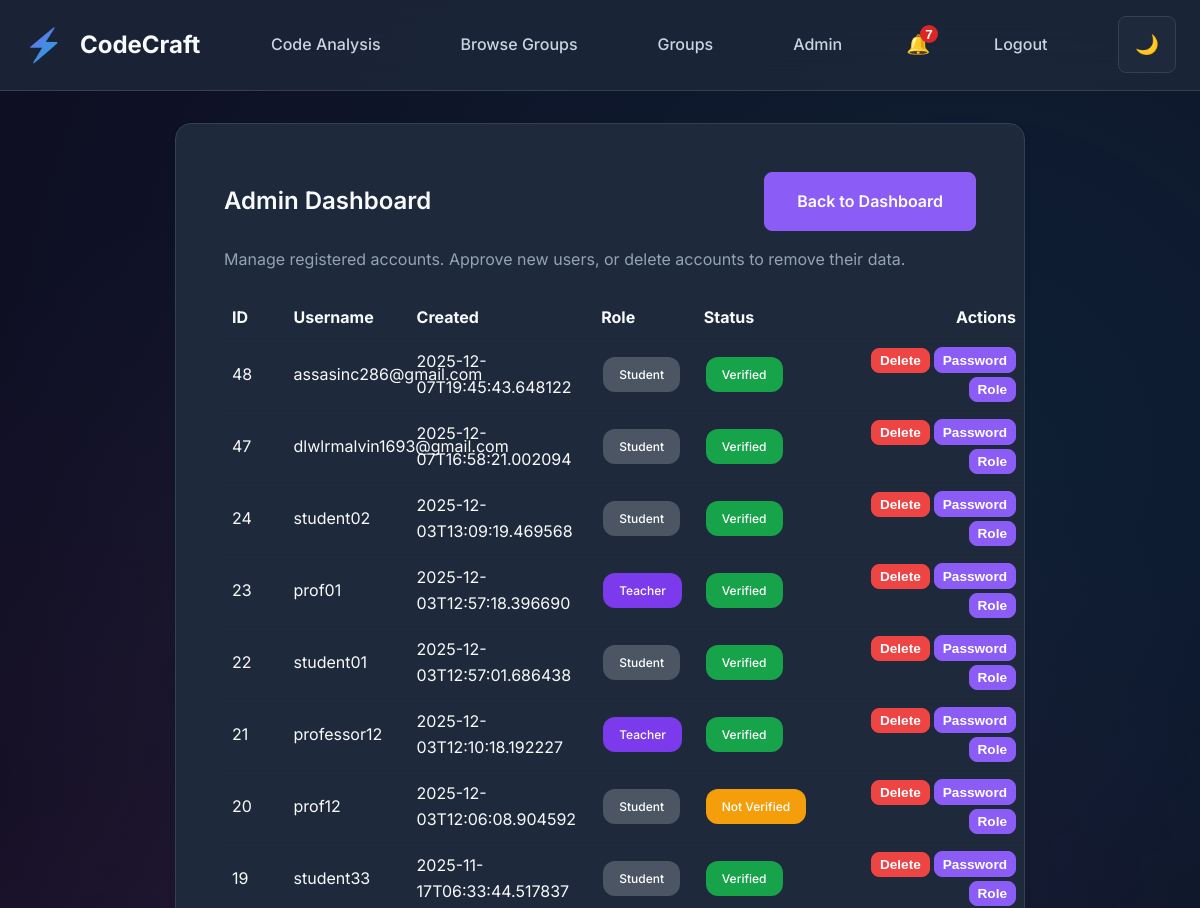
Page /admin (signed in, upper part) on the earlier database version.
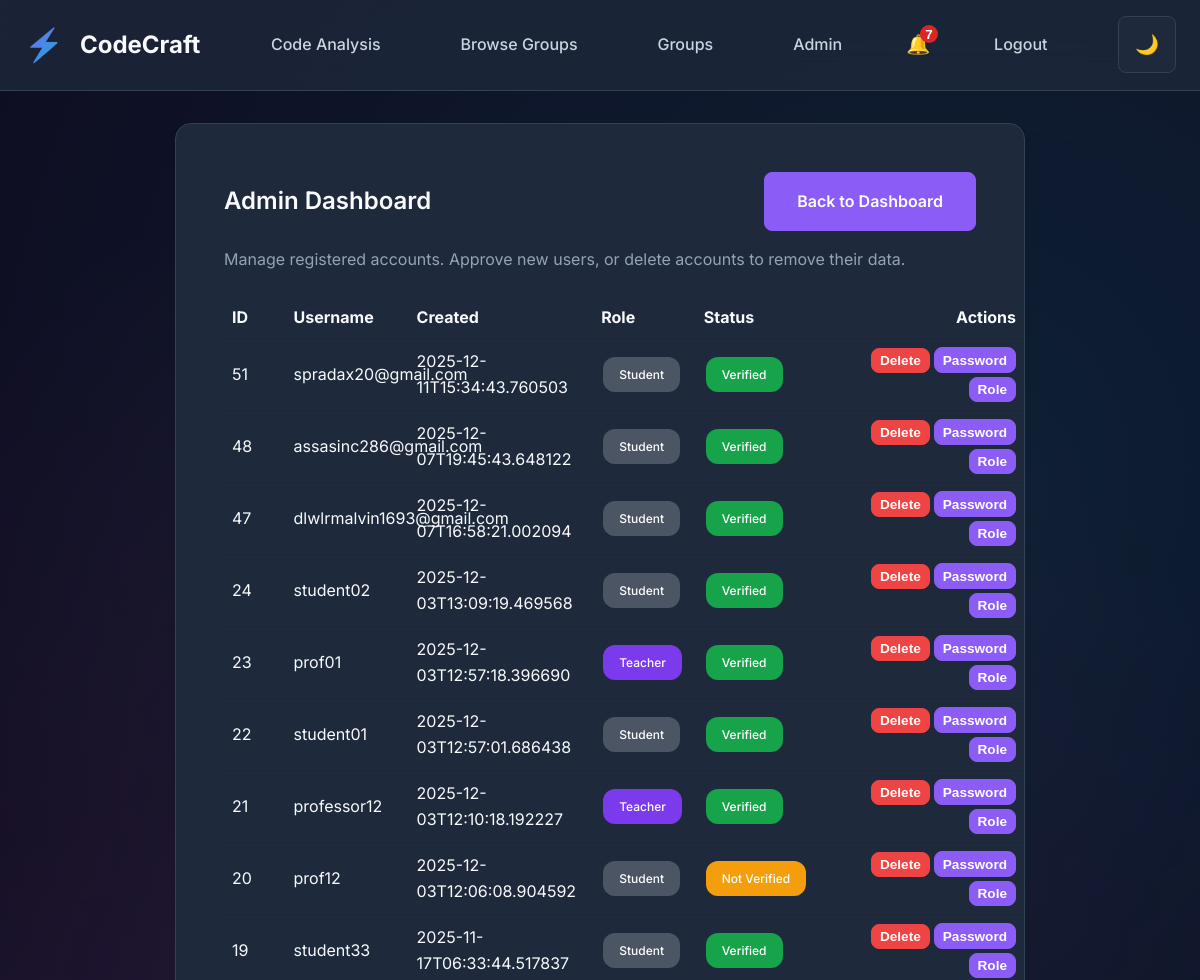
Same page on the later database version.
### tables this page shows
CREATE TABLE users (
                id INTEGER PRIMARY KEY AUTOINCREMENT,
                username TEXT UNIQUE NOT NULL,
                password_hash TEXT NOT NULL,
                created_at TEXT NOT NULL,
                is_admin INTEGER NOT NULL DEFAULT 0,
                is_approved INTEGER NOT NULL DEFAULT 0,
                reset_requested INTEGER NOT NULL DEFAULT 0,
                role TEXT NOT NULL DEFAULT 'student'
            , verification_token TEXT, google_id TEXT, avatar TEXT, verification_code_expires TEXT);

### app.py (the view)
@app.route('/admin')
@admin_required
def admin_dashboard():
    users = list_all_users(app.config['DATABASE'])
    return render_template('admin.html', users=users)

### app.py (called while the page is built)
@app.before_request
def load_logged_in_user():
    g.user = None
    if 'user_id' in session:
        g.user = get_user_by_username(app.config['DATABASE'], session['user_id'])

def admin_required(view_func):
    @wraps(view_func)
    def wrapped(*args, **kwargs):
        if not g.user:
            flash('Please log in to continue.', 'warning')
            return redirect(url_for('login'))
        if not g.user.get('is_admin'):
            flash('Admin access required.', 'error')
            return redirect(url_for('dashboard'))
        return view_func(*args, **kwargs)
    return wrapped

### models.py (called while the page is built)
def _connect(db_path: str) -> sqlite3.Connection:
    conn = sqlite3.connect(db_path)
    conn.row_factory = sqlite3.Row
    return conn

def get_user_by_username(db_path: str, username: str) -> Optional[Dict[str, Any]]:
    conn = _connect(db_path)
    try:
        cur = conn.execute("SELECT * FROM users WHERE username = ?", (username,))
        row = cur.fetchone()
        return dict(row) if row else None
    finally:
        conn.close()

def list_all_users(db_path: str) -> List[Dict[str, Any]]:
    conn = _connect(db_path)
    try:
        cur = conn.execute(
            "SELECT id, username, created_at, is_admin, is_approved, reset_requested, role FROM users ORDER BY created_at DESC"
        )
        rows = cur.fetchall()
        return [dict(row) for row in rows]
    finally:
        conn.close()

### templates/admin.html (shortened to what this page needs)
{% extends 'base.html' %}
{% block content %}
<section class="card" style="max-width: 1000px; margin: 0 auto;">
	<div style="display:flex; justify-content: space-between; align-items: center; margin-bottom: 16px;">
		<h2 style="margin:0;">Admin Dashboard</h2>
		<a href="{{ url_for('dashboard') }}" class="button">Back to Dashboard</a>
	</div>
	<p class="muted" style="margin-top: 0;">Manage registered accounts. Approve new users, or delete accounts to remove their data.</p>
	<table class="table" style="width:100%; border-collapse: collapse;">
		<thead>
			<tr>
				<th style="text-align:left; padding: 8px;">ID</th>
				<th style="text-align:left; padding: 8px;">Username</th>
				<th style="text-align:left; padding: 8px;">Created</th>
				<th style="text-align:left; padding: 8px;">Role</th>
				<th style="text-align:left; padding: 8px;">Status</th>
				<th style="text-align:right; padding: 8px;">Actions</th>
			</tr>
		</thead>
		<tbody>
			{% for u in users %}
			<tr class="{% if u.reset_requested %}highlight-reset{% endif %}" style="border-top: 1px solid rgba(0,0,0,0.08);">
				<td style="padding: 8px;">{{ u.id }}</td>
				<td style="padding: 8px;">{{ u.username }}</td>
				<td style="padding: 8px;">{{ u.created_at }}</td>
				<td style="padding: 8px;">
					{% if u.role == 'admin' %}
						<span class="badge" style="background:#334155; color:white;">Admin</span>
					{% elif u.role == 'teacher' %}
						<span class="badge" style="background:#7c3aed; color:white;">Teacher</span>
					{% else %}
						<span class="badge" style="background:#4b5563; color:white;">Student</span>
					{% endif %}
				</td>
				<td style="padding: 8px;">
					{% if u.is_approved %}
						<span class="badge" style="background:#16a34a; color:white;">Verified</span>
					{% else %}
						<span class="badge" style="background:#f59e0b; color:white;">Not Verified</span>
					{% endif %}
				</td>
				<td style="padding: 8px; text-align: right;">
					<div class="actions-container">
						<div class="actions-buttons">
							{% if u.role != 'admin' %}
								<form method="POST" action="{{ url_for('admin_delete_user', user_id=u.id) }}" style="display:inline;" onsubmit="return confirm('Delete user \'{{ u.username }}\'? This will remove all their data.');">
									<button type="submit" class="button danger">Delete</button>
								</form>
							{% else %}
								<span class="muted">Protected</span>
							{% endif %}
							<button type="button" class="button" data-toggle="pw-{{ u.id }}">Password</button>
							<button type="button" class="button" data-toggle="role-{{ u.id }}">Role</button>
						</div>
					</div>
				</td>
			</tr>
			{% endfor %}
		</tbody>
	</table>
</section>
{% endblock %}

### templates/base.html (shortened to what this page needs)
<!DOCTYPE html>
<html lang="en">
<head>
    <link rel="stylesheet" href="{{ url_for('static', filename='style.css') }}">
</head>
<body data-has-user="{{ 'true' if g.user else 'false' }}" data-is-student="{{ 'true' if g.user and (g.user.role == 'student' or g.user.get('role') == 'student') else 'false' }}">
    <nav class="navbar">
        <div class="nav-container">
            <div class="nav-brand">
                <div class="logo">
                    <div class="logo-icon">⚡</div>
                    <span class="logo-text">CodeCraft</span>
                </div>
            </div>
            <div class="nav-menu">
                {% if g.user %}
                    <a href="{{ url_for('code_analysis') }}" class="nav-link">Code Analysis</a>
                    {% if g.user.role == 'student' or g.user.get('role') == 'student' %}
                        <a href="{{ url_for('browse_groups') }}" class="nav-link">Browse Groups</a>
                    {% endif %}
                    {% if g.user.role in ['teacher', 'admin'] or g.user.get('role') in ['teacher', 'admin'] or g.user.is_admin or g.user.get('is_admin') %}
                        <a href="{{ url_for('groups') }}" class="nav-link">Groups</a>
                    {% endif %}
                    {% if g.user.is_admin or g.user['is_admin'] %}
                        <a href="{{ url_for('admin_dashboard') }}" class="nav-link">Admin</a>
                    {% endif %}
                    <div class="notification-container" style="position: relative;">
                        <button class="notification-bell" id="notification-bell" onclick="toggleNotifications()" style="background: transparent; border: none; cursor: pointer; padding: 8px; position: relative; font-size: 1.2em;">
                            🔔
                            <span id="notification-badge" class="notification-badge" style="display: none; position: absolute; top: 0; right: 0; background: #dc2626; color: white; border-radius: 50%; width: 18px; height: 18px; font-size: 0.7em; align-items: center; justify-content: center; font-weight: bold;">0</span>
                        </button>
                    </div>
                    <a href="{{ url_for('logout') }}" class="nav-link">Logout</a>
                {% else %}
                    <a href="{{ url_for('login') }}" class="nav-link">Login</a>
                    <a href="{{ url_for('register') }}" class="nav-link">Register</a>
                {% endif %}
            </div>
            <button class="theme-toggle" onclick="toggleTheme()">
                <span class="theme-icon">🌙</span>
            </button>
        </div>
    </nav>
    <main class="main-content">
        {% block content %}{% endblock %}
    </main>
</body>
</html>

### static/style.css (style rules this page uses)
* { margin: 0; padding: 0; box-sizing: border-box; }
:root { --primary-purple: #8b5cf6; --primary-dark: #7c3aed; --primary-light: #a78bfa; --accent-purple: #c084fc; --accent-blue: #06b6d4; --accent-pink: #ec4899; --bg-primary: #0f0f23; --bg-secondary: #1a1a2e; --bg-tertiary: #16213e; --bg-surface: #1e293b; --bg-surface-hover: #334155; --text-primary: #f8fafc; --text-secondary: #cbd5e1; --text-muted: #94a3b8; --text-on-accent: #ffffff; --border-color: #334155; --border-light: #475569; --success: #10b981; --warning: #f59e0b; --error: #ef4444; --info: #3b82f6; --shadow-sm: 0 1px 2px 0 rgba(0, 0, 0, 0.05); --shadow-md: 0 4px 6px -1px rgba(0, 0, 0, 0.1); --shadow-lg: 0 10px 15px -3px rgba(0, 0, 0, 0.1); --shadow-xl: 0 20px 25px -5px rgba(0, 0, 0, 0.1); --shadow-purple: 0 0 20px rgba(139, 92, 246, 0.3); --spacing-xs: 0.5rem; --spacing-sm: 1rem; --spacing-md: 1.5rem; --spacing-lg: 2rem; --spacing-xl: 3rem; --spacing-2xl: 4rem; --radius-sm: 0.375rem; --radius-md: 0.5rem; --radius-lg: 0.75rem; --radius-xl: 1rem; --radius-2xl: 1.5rem; }
body { font-family: 'Inter', -apple-system, BlinkMacSystemFont, 'Segoe UI', Roboto, sans-serif; background: var(--bg-primary); color: var(--text-primary); line-height: 1.6; overflow-x: hidden; }
h1, h2, h3, h4, h5, h6 { font-weight: 600; line-height: 1.2; margin-bottom: var(--spacing-md); }
h2 { font-size: 2rem; max-width: 90%; margin: 0 auto; text-align: center; }
p { margin-bottom: var(--spacing-md); color: var(--text-secondary); }
.navbar { background: rgba(30, 41, 59, 0.8); backdrop-filter: blur(20px); border-bottom: 1px solid var(--border-color); position: sticky; top: 0; z-index: 100; padding: var(--spacing-sm) 0; }
.nav-container { max-width: 1200px; margin: 0 auto; padding: 0 var(--spacing-md); display: flex; justify-content: space-between; align-items: center; }
.nav-brand { display: flex; align-items: center; }
.logo { display: flex; align-items: center; gap: var(--spacing-sm); font-weight: 700; font-size: 1.5rem; }
.logo-icon { font-size: 2rem; background: linear-gradient(135deg, var(--primary-purple), var(--accent-blue)); -webkit-background-clip: text; -webkit-text-fill-color: transparent; background-clip: text; }
.logo-text { color: var(--text-primary); }
.nav-menu { display: flex; gap: var(--spacing-lg); align-items: center; }
.nav-link { color: var(--text-secondary); text-decoration: none; font-weight: 500; transition: color 0.2s ease; padding: var(--spacing-sm) var(--spacing-md); border-radius: var(--radius-md); }
.theme-toggle { background: var(--bg-surface); border: 1px solid var(--border-color); color: var(--text-primary); padding: var(--spacing-sm); border-radius: var(--radius-md); cursor: pointer; transition: all 0.2s ease; font-size: 1.2rem; }
.main-content { min-height: calc(100vh - 140px); padding: var(--spacing-lg) 0; }
.button { display: inline-flex; align-items: center; justify-content: center; padding: var(--spacing-sm) var(--spacing-lg); border: none; border-radius: var(--radius-md); font-weight: 600; text-decoration: none; cursor: pointer; transition: all 0.2s ease; font-size: 1rem; gap: var(--spacing-sm); background: var(--primary-purple); color: white; border: 1px solid var(--primary-purple); }
.card { background: var(--bg-surface); border: 1px solid var(--border-color); border-radius: var(--radius-xl); padding: var(--spacing-xl); box-shadow: var(--shadow-md); width: 850px; max-width: 90%; margin: 0 auto; }
.badge { display: inline-block; padding: 4px 8px; border-radius: var(--radius-sm); font-size: 0.75rem; font-weight: 500; white-space: nowrap; flex-shrink: 0; margin: 2px; }
.card h2 { color: var(--text-primary); margin-bottom: var(--spacing-lg); font-size: 1.5rem; }
.button.danger { background: var(--error); color: white; border-color: var(--error); }
.badge { background: var(--primary-purple); color: white; padding: var(--spacing-xs) var(--spacing-sm); border-radius: var(--radius-lg); font-size: 0.75rem; font-weight: 500; }
.muted { color: var(--text-muted); }

Differences in the rows shown:
added users: id "51", username "spradax20@gmail.com", created_at "2025-12-11T15:34:43.760503", role "Student", is_approved "Verified"
